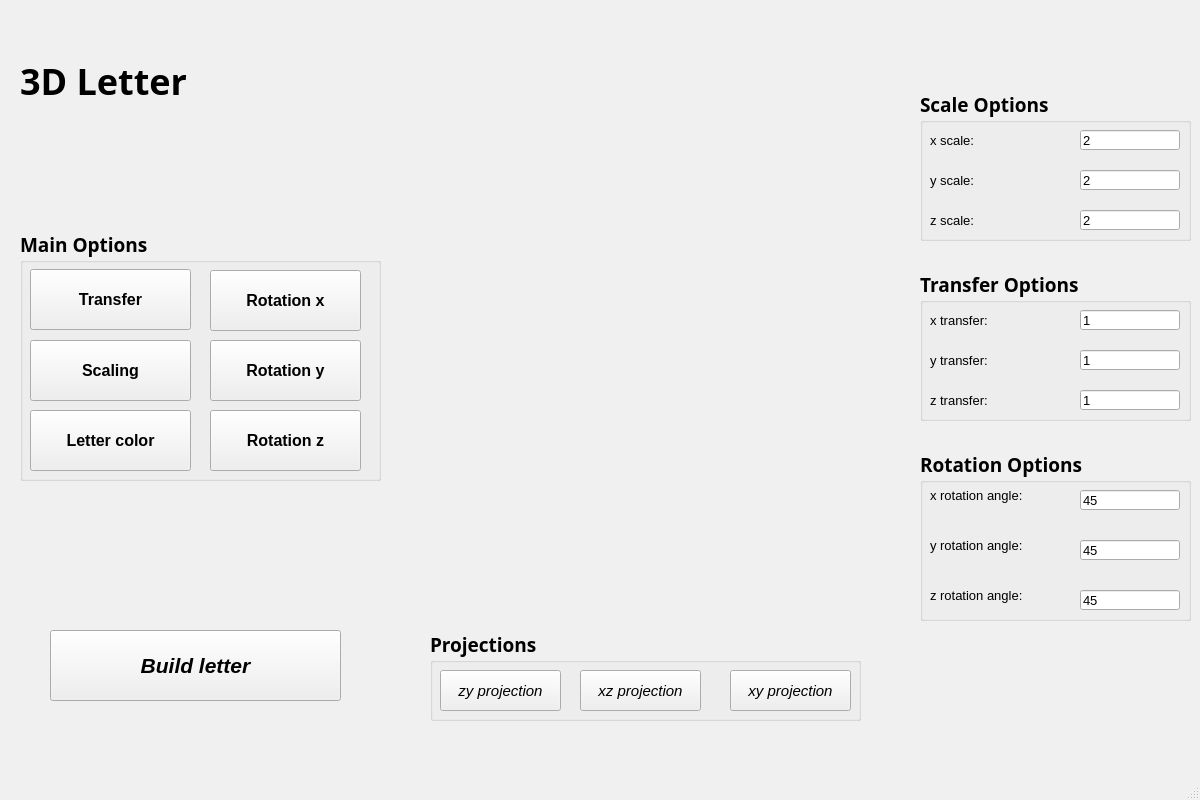
<?xml version="1.0" encoding="UTF-8"?>
<ui version="4.0">
 <class>MainWindow</class>
 <widget class="QMainWindow" name="MainWindow">
  <property name="geometry">
   <rect>
    <x>0</x>
    <y>0</y>
    <width>1200</width>
    <height>800</height>
   </rect>
  </property>
  <property name="palette">
   <palette>
    <active>
     <colorrole role="Window">
      <brush brushstyle="SolidPattern">
       <color alpha="255">
        <red>230</red>
        <green>240</green>
        <blue>236</blue>
       </color>
      </brush>
     </colorrole>
    </active>
    <inactive>
     <colorrole role="Window">
      <brush brushstyle="SolidPattern">
       <color alpha="255">
        <red>240</red>
        <green>240</green>
        <blue>240</blue>
       </color>
      </brush>
     </colorrole>
    </inactive>
    <disabled>
     <colorrole role="Window">
      <brush brushstyle="SolidPattern">
       <color alpha="255">
        <red>230</red>
        <green>240</green>
        <blue>236</blue>
       </color>
      </brush>
     </colorrole>
    </disabled>
   </palette>
  </property>
  <property name="windowTitle">
   <string>MainWindow</string>
  </property>
  <widget class="QWidget" name="centralwidget">
   <widget class="letter" name="widget" native="true">
    <property name="geometry">
     <rect>
      <x>400</x>
      <y>80</y>
      <width>511</width>
      <height>531</height>
     </rect>
    </property>
   </widget>
   <widget class="QPushButton" name="pushButton">
    <property name="geometry">
     <rect>
      <x>730</x>
      <y>670</y>
      <width>121</width>
      <height>41</height>
     </rect>
    </property>
    <property name="font">
     <font>
      <pointsize>11</pointsize>
      <italic>true</italic>
      <bold>false</bold>
      <underline>false</underline>
     </font>
    </property>
    <property name="text">
     <string>xy projection</string>
    </property>
   </widget>
   <widget class="QPushButton" name="pushButton_2">
    <property name="geometry">
     <rect>
      <x>580</x>
      <y>670</y>
      <width>121</width>
      <height>41</height>
     </rect>
    </property>
    <property name="font">
     <font>
      <pointsize>11</pointsize>
      <italic>true</italic>
      <bold>false</bold>
      <underline>false</underline>
     </font>
    </property>
    <property name="text">
     <string>xz projection</string>
    </property>
   </widget>
   <widget class="QPushButton" name="pushButton_3">
    <property name="geometry">
     <rect>
      <x>440</x>
      <y>670</y>
      <width>121</width>
      <height>41</height>
     </rect>
    </property>
    <property name="font">
     <font>
      <pointsize>11</pointsize>
      <italic>true</italic>
      <bold>false</bold>
      <underline>false</underline>
     </font>
    </property>
    <property name="text">
     <string>zy projection</string>
    </property>
   </widget>
   <widget class="QPushButton" name="pushButton_4">
    <property name="geometry">
     <rect>
      <x>30</x>
      <y>340</y>
      <width>161</width>
      <height>61</height>
     </rect>
    </property>
    <property name="font">
     <font>
      <pointsize>12</pointsize>
      <bold>true</bold>
     </font>
    </property>
    <property name="text">
     <string>Scaling</string>
    </property>
   </widget>
   <widget class="QPushButton" name="pushButton_5">
    <property name="geometry">
     <rect>
      <x>30</x>
      <y>269</y>
      <width>161</width>
      <height>61</height>
     </rect>
    </property>
    <property name="font">
     <font>
      <pointsize>12</pointsize>
      <bold>true</bold>
     </font>
    </property>
    <property name="text">
     <string>Transfer</string>
    </property>
   </widget>
   <widget class="QPushButton" name="pushButton_6">
    <property name="geometry">
     <rect>
      <x>210</x>
      <y>270</y>
      <width>151</width>
      <height>61</height>
     </rect>
    </property>
    <property name="font">
     <font>
      <pointsize>12</pointsize>
      <bold>true</bold>
     </font>
    </property>
    <property name="text">
     <string>Rotation x</string>
    </property>
   </widget>
   <widget class="QPushButton" name="pushButton_7">
    <property name="geometry">
     <rect>
      <x>210</x>
      <y>340</y>
      <width>151</width>
      <height>61</height>
     </rect>
    </property>
    <property name="font">
     <font>
      <pointsize>12</pointsize>
      <bold>true</bold>
     </font>
    </property>
    <property name="text">
     <string>Rotation y</string>
    </property>
   </widget>
   <widget class="QPushButton" name="pushButton_8">
    <property name="geometry">
     <rect>
      <x>210</x>
      <y>410</y>
      <width>151</width>
      <height>61</height>
     </rect>
    </property>
    <property name="font">
     <font>
      <pointsize>12</pointsize>
      <bold>true</bold>
     </font>
    </property>
    <property name="text">
     <string>Rotation z</string>
    </property>
   </widget>
   <widget class="QPushButton" name="pushButton_9">
    <property name="geometry">
     <rect>
      <x>50</x>
      <y>630</y>
      <width>291</width>
      <height>71</height>
     </rect>
    </property>
    <property name="font">
     <font>
      <pointsize>16</pointsize>
      <italic>true</italic>
      <bold>true</bold>
     </font>
    </property>
    <property name="text">
     <string>Build letter</string>
    </property>
   </widget>
   <widget class="QLabel" name="label">
    <property name="geometry">
     <rect>
      <x>930</x>
      <y>130</y>
      <width>131</width>
      <height>20</height>
     </rect>
    </property>
    <property name="font">
     <font>
      <pointsize>10</pointsize>
     </font>
    </property>
    <property name="text">
     <string>x scale:</string>
    </property>
   </widget>
   <widget class="QLineEdit" name="lineEdit">
    <property name="geometry">
     <rect>
      <x>1080</x>
      <y>130</y>
      <width>100</width>
      <height>20</height>
     </rect>
    </property>
    <property name="font">
     <font>
      <pointsize>10</pointsize>
     </font>
    </property>
    <property name="text">
     <string>2</string>
    </property>
   </widget>
   <widget class="QLabel" name="label_2">
    <property name="geometry">
     <rect>
      <x>930</x>
      <y>170</y>
      <width>131</width>
      <height>20</height>
     </rect>
    </property>
    <property name="font">
     <font>
      <pointsize>10</pointsize>
     </font>
    </property>
    <property name="text">
     <string>y scale:</string>
    </property>
   </widget>
   <widget class="QLabel" name="label_3">
    <property name="geometry">
     <rect>
      <x>930</x>
      <y>210</y>
      <width>121</width>
      <height>20</height>
     </rect>
    </property>
    <property name="font">
     <font>
      <pointsize>10</pointsize>
     </font>
    </property>
    <property name="text">
     <string>z scale:</string>
    </property>
   </widget>
   <widget class="QLabel" name="label_4">
    <property name="geometry">
     <rect>
      <x>930</x>
      <y>310</y>
      <width>131</width>
      <height>20</height>
     </rect>
    </property>
    <property name="font">
     <font>
      <pointsize>10</pointsize>
     </font>
    </property>
    <property name="text">
     <string>x transfer:</string>
    </property>
   </widget>
   <widget class="QLabel" name="label_5">
    <property name="geometry">
     <rect>
      <x>930</x>
      <y>350</y>
      <width>131</width>
      <height>20</height>
     </rect>
    </property>
    <property name="font">
     <font>
      <pointsize>10</pointsize>
     </font>
    </property>
    <property name="text">
     <string>y transfer:</string>
    </property>
   </widget>
   <widget class="QLabel" name="label_6">
    <property name="geometry">
     <rect>
      <x>930</x>
      <y>390</y>
      <width>131</width>
      <height>20</height>
     </rect>
    </property>
    <property name="font">
     <font>
      <pointsize>10</pointsize>
     </font>
    </property>
    <property name="text">
     <string>z transfer:</string>
    </property>
   </widget>
   <widget class="QLabel" name="label_7">
    <property name="geometry">
     <rect>
      <x>930</x>
      <y>480</y>
      <width>141</width>
      <height>31</height>
     </rect>
    </property>
    <property name="font">
     <font>
      <pointsize>10</pointsize>
     </font>
    </property>
    <property name="text">
     <string>x rotation angle:</string>
    </property>
   </widget>
   <widget class="QLabel" name="label_8">
    <property name="geometry">
     <rect>
      <x>930</x>
      <y>530</y>
      <width>141</width>
      <height>31</height>
     </rect>
    </property>
    <property name="font">
     <font>
      <pointsize>10</pointsize>
     </font>
    </property>
    <property name="text">
     <string>y rotation angle: </string>
    </property>
   </widget>
   <widget class="QLabel" name="label_9">
    <property name="geometry">
     <rect>
      <x>930</x>
      <y>580</y>
      <width>141</width>
      <height>31</height>
     </rect>
    </property>
    <property name="font">
     <font>
      <pointsize>10</pointsize>
     </font>
    </property>
    <property name="text">
     <string>z rotation angle:</string>
    </property>
   </widget>
   <widget class="QLineEdit" name="lineEdit_2">
    <property name="geometry">
     <rect>
      <x>1080</x>
      <y>170</y>
      <width>100</width>
      <height>20</height>
     </rect>
    </property>
    <property name="font">
     <font>
      <pointsize>10</pointsize>
     </font>
    </property>
    <property name="text">
     <string>2</string>
    </property>
   </widget>
   <widget class="QLineEdit" name="lineEdit_3">
    <property name="geometry">
     <rect>
      <x>1080</x>
      <y>210</y>
      <width>100</width>
      <height>20</height>
     </rect>
    </property>
    <property name="font">
     <font>
      <pointsize>10</pointsize>
     </font>
    </property>
    <property name="text">
     <string>2</string>
    </property>
   </widget>
   <widget class="QLineEdit" name="lineEdit_4">
    <property name="geometry">
     <rect>
      <x>1080</x>
      <y>310</y>
      <width>100</width>
      <height>20</height>
     </rect>
    </property>
    <property name="font">
     <font>
      <pointsize>10</pointsize>
     </font>
    </property>
    <property name="text">
     <string>1</string>
    </property>
   </widget>
   <widget class="QLineEdit" name="lineEdit_5">
    <property name="geometry">
     <rect>
      <x>1080</x>
      <y>350</y>
      <width>100</width>
      <height>20</height>
     </rect>
    </property>
    <property name="font">
     <font>
      <pointsize>10</pointsize>
     </font>
    </property>
    <property name="text">
     <string>1</string>
    </property>
   </widget>
   <widget class="QLineEdit" name="lineEdit_6">
    <property name="geometry">
     <rect>
      <x>1080</x>
      <y>390</y>
      <width>100</width>
      <height>20</height>
     </rect>
    </property>
    <property name="font">
     <font>
      <pointsize>10</pointsize>
     </font>
    </property>
    <property name="text">
     <string>1</string>
    </property>
   </widget>
   <widget class="QLineEdit" name="lineEdit_7">
    <property name="geometry">
     <rect>
      <x>1080</x>
      <y>490</y>
      <width>100</width>
      <height>20</height>
     </rect>
    </property>
    <property name="font">
     <font>
      <pointsize>10</pointsize>
     </font>
    </property>
    <property name="text">
     <string>45</string>
    </property>
   </widget>
   <widget class="QLineEdit" name="lineEdit_8">
    <property name="geometry">
     <rect>
      <x>1080</x>
      <y>540</y>
      <width>100</width>
      <height>20</height>
     </rect>
    </property>
    <property name="font">
     <font>
      <pointsize>10</pointsize>
     </font>
    </property>
    <property name="text">
     <string>45</string>
    </property>
   </widget>
   <widget class="QLineEdit" name="lineEdit_9">
    <property name="geometry">
     <rect>
      <x>1080</x>
      <y>590</y>
      <width>100</width>
      <height>20</height>
     </rect>
    </property>
    <property name="font">
     <font>
      <pointsize>10</pointsize>
     </font>
    </property>
    <property name="text">
     <string>45</string>
    </property>
   </widget>
   <widget class="QPushButton" name="pushButton_10">
    <property name="geometry">
     <rect>
      <x>30</x>
      <y>410</y>
      <width>161</width>
      <height>61</height>
     </rect>
    </property>
    <property name="font">
     <font>
      <pointsize>12</pointsize>
      <bold>true</bold>
     </font>
    </property>
    <property name="text">
     <string>Letter color</string>
    </property>
   </widget>
   <widget class="QGroupBox" name="groupBox">
    <property name="geometry">
     <rect>
      <x>20</x>
      <y>230</y>
      <width>361</width>
      <height>251</height>
     </rect>
    </property>
    <property name="font">
     <font>
      <family>PMingLiU-ExtB</family>
      <pointsize>14</pointsize>
      <bold>true</bold>
     </font>
    </property>
    <property name="title">
     <string>Main Options</string>
    </property>
   </widget>
   <widget class="QGroupBox" name="groupBox_2">
    <property name="geometry">
     <rect>
      <x>430</x>
      <y>630</y>
      <width>431</width>
      <height>91</height>
     </rect>
    </property>
    <property name="font">
     <font>
      <family>PMingLiU-ExtB</family>
      <pointsize>14</pointsize>
      <bold>true</bold>
     </font>
    </property>
    <property name="title">
     <string>Projections</string>
    </property>
   </widget>
   <widget class="QGroupBox" name="groupBox_3">
    <property name="geometry">
     <rect>
      <x>920</x>
      <y>90</y>
      <width>271</width>
      <height>151</height>
     </rect>
    </property>
    <property name="font">
     <font>
      <family>PMingLiU-ExtB</family>
      <pointsize>14</pointsize>
      <bold>true</bold>
     </font>
    </property>
    <property name="title">
     <string>Scale Options</string>
    </property>
   </widget>
   <widget class="QGroupBox" name="groupBox_4">
    <property name="geometry">
     <rect>
      <x>920</x>
      <y>270</y>
      <width>271</width>
      <height>151</height>
     </rect>
    </property>
    <property name="font">
     <font>
      <family>PMingLiU-ExtB</family>
      <pointsize>14</pointsize>
      <bold>true</bold>
     </font>
    </property>
    <property name="title">
     <string>Transfer Options</string>
    </property>
   </widget>
   <widget class="QGroupBox" name="groupBox_5">
    <property name="geometry">
     <rect>
      <x>920</x>
      <y>450</y>
      <width>271</width>
      <height>171</height>
     </rect>
    </property>
    <property name="font">
     <font>
      <family>PMingLiU-ExtB</family>
      <pointsize>14</pointsize>
      <bold>true</bold>
     </font>
    </property>
    <property name="title">
     <string>Rotation Options</string>
    </property>
   </widget>
   <widget class="QLabel" name="label_10">
    <property name="geometry">
     <rect>
      <x>20</x>
      <y>40</y>
      <width>271</width>
      <height>81</height>
     </rect>
    </property>
    <property name="font">
     <font>
      <family>Perpetua Titling MT</family>
      <pointsize>27</pointsize>
      <italic>false</italic>
      <bold>true</bold>
     </font>
    </property>
    <property name="text">
     <string>3D Letter</string>
    </property>
   </widget>
   <widget class="QLabel" name="label_11">
    <property name="geometry">
     <rect>
      <x>260</x>
      <y>20</y>
      <width>121</width>
      <height>121</height>
     </rect>
    </property>
    <property name="text">
     <string/>
    </property>
    <property name="pixmap">
     <pixmap>../build-PKG_lab6-Desktop_Qt_5_15_2_MinGW_64_bit-Debug/letter-k.png</pixmap>
    </property>
    <property name="scaledContents">
     <bool>true</bool>
    </property>
   </widget>
   <zorder>groupBox_5</zorder>
   <zorder>groupBox_4</zorder>
   <zorder>groupBox_3</zorder>
   <zorder>groupBox_2</zorder>
   <zorder>groupBox</zorder>
   <zorder>widget</zorder>
   <zorder>pushButton</zorder>
   <zorder>pushButton_2</zorder>
   <zorder>pushButton_3</zorder>
   <zorder>pushButton_4</zorder>
   <zorder>pushButton_5</zorder>
   <zorder>pushButton_6</zorder>
   <zorder>pushButton_7</zorder>
   <zorder>pushButton_8</zorder>
   <zorder>pushButton_9</zorder>
   <zorder>label</zorder>
   <zorder>lineEdit</zorder>
   <zorder>label_2</zorder>
   <zorder>label_3</zorder>
   <zorder>label_4</zorder>
   <zorder>label_5</zorder>
   <zorder>label_6</zorder>
   <zorder>label_7</zorder>
   <zorder>label_8</zorder>
   <zorder>label_9</zorder>
   <zorder>lineEdit_2</zorder>
   <zorder>lineEdit_3</zorder>
   <zorder>lineEdit_4</zorder>
   <zorder>lineEdit_5</zorder>
   <zorder>lineEdit_6</zorder>
   <zorder>lineEdit_7</zorder>
   <zorder>lineEdit_8</zorder>
   <zorder>lineEdit_9</zorder>
   <zorder>pushButton_10</zorder>
   <zorder>label_10</zorder>
   <zorder>label_11</zorder>
  </widget>
  <widget class="QMenuBar" name="menubar">
   <property name="geometry">
    <rect>
     <x>0</x>
     <y>0</y>
     <width>1200</width>
     <height>25</height>
    </rect>
   </property>
  </widget>
  <widget class="QStatusBar" name="statusbar"/>
  <action name="actionHelp">
   <property name="text">
    <string>Help</string>
   </property>
  </action>
 </widget>
 <customwidgets>
  <customwidget>
   <class>letter</class>
   <extends>QWidget</extends>
   <header>letter.h</header>
   <container>1</container>
  </customwidget>
 </customwidgets>
 <resources/>
 <connections/>
</ui>
